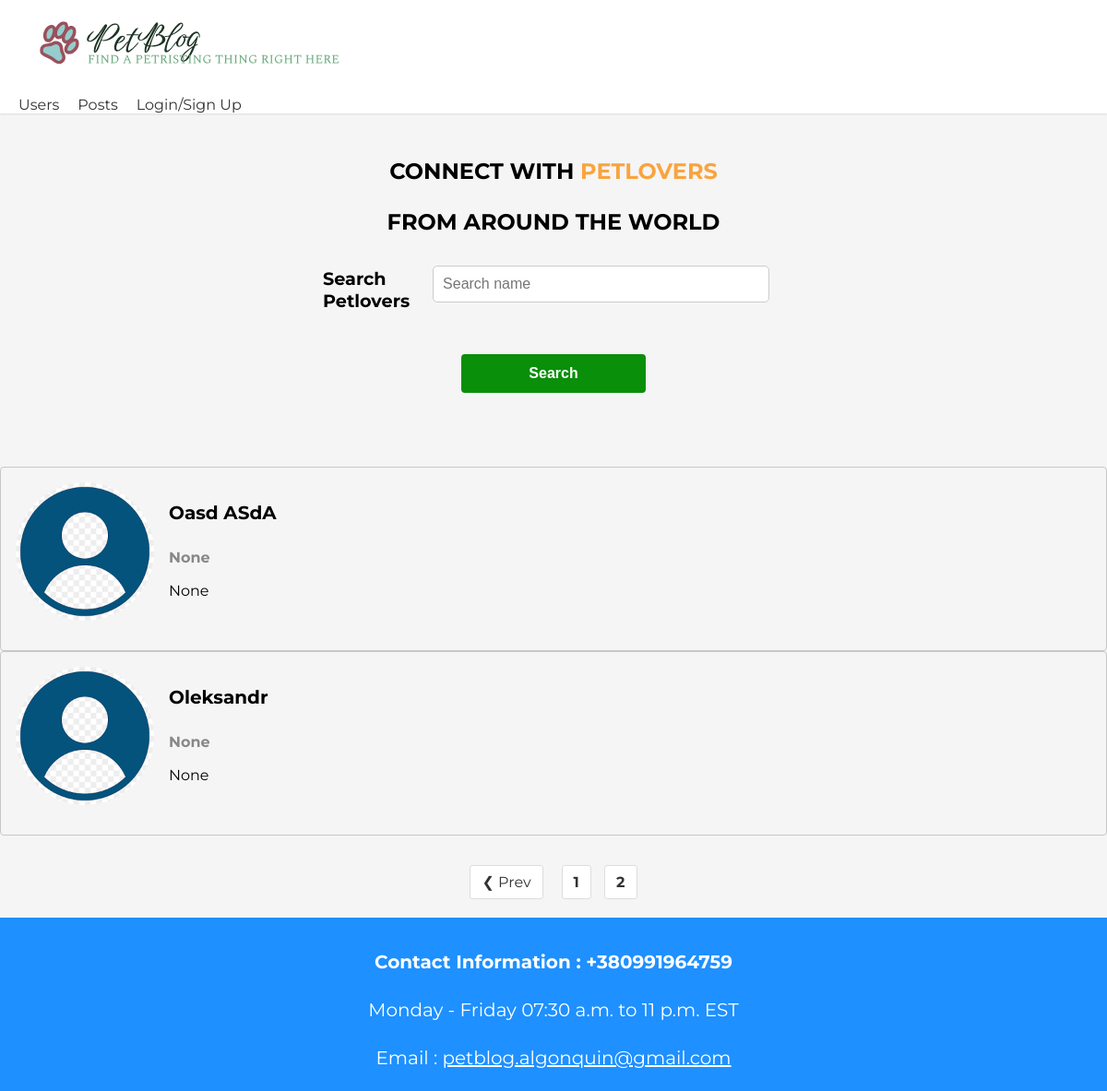
Before: /?page=2 with the older database file.
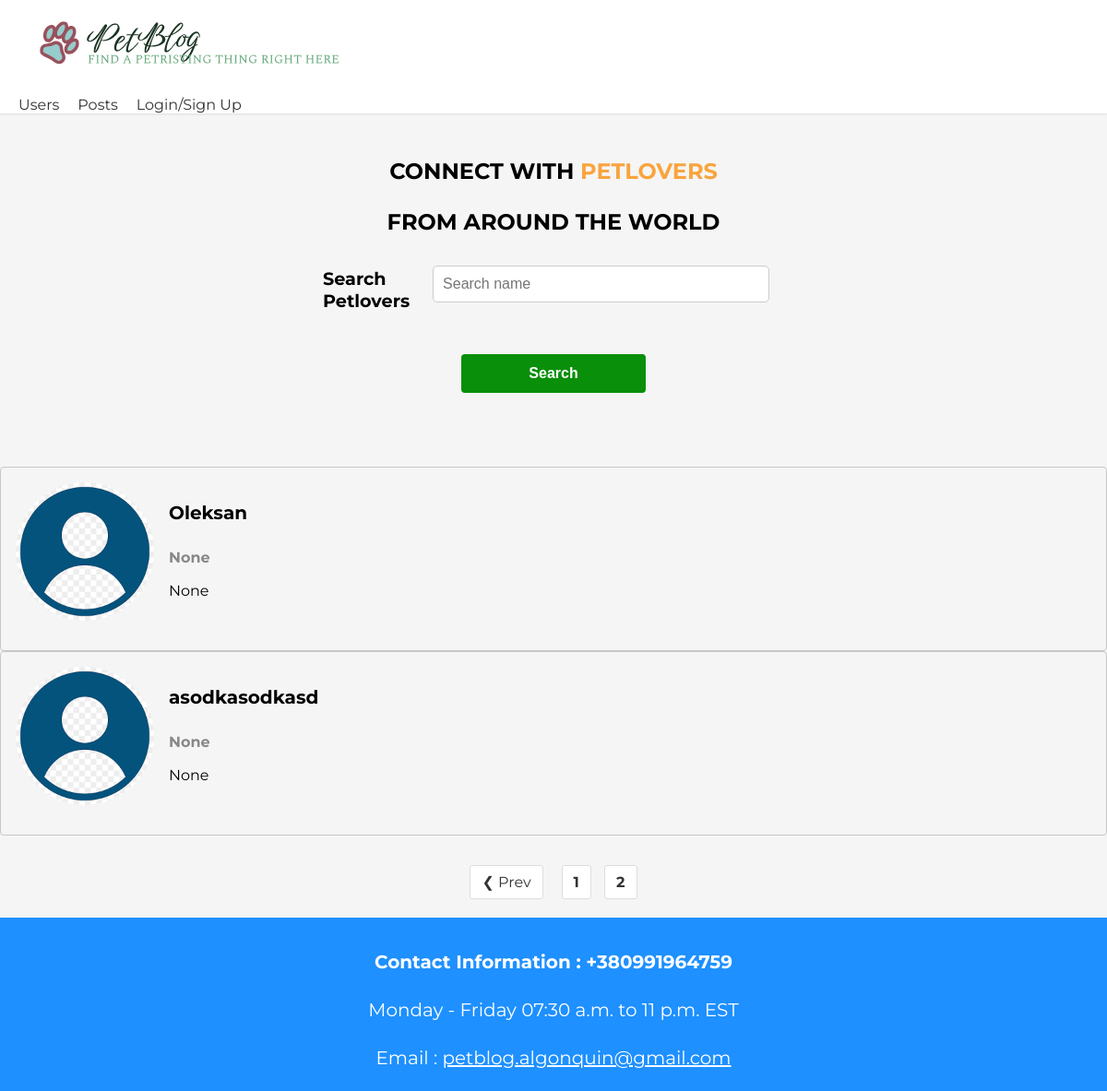
After: the same page with the newer database file.
### users/models.py (models this page shows, shortened)
class Profile(models.Model):
    user = models.OneToOneField(User, on_delete=models.CASCADE, null=True, blank=True)
    name = models.CharField(max_length=200, blank=True, null=True)
    email = models.EmailField(max_length=200, blank=True, null=True)
    username = models.CharField(max_length=200, blank=True, null=True)
    location = models.CharField(max_length=200, blank=True, null=True)
    short_intro = models.CharField(max_length=200, blank=True, null=True)
    bio = models.TextField(blank=True, null=True)
    profile_image = models.ImageField(null=True, blank=True, upload_to='profiles/', default='profiles/default.png')
    social_instagram = models.CharField(max_length=200, blank=True, null=True)
    social_facebook = models.CharField(max_length=200, blank=True, null=True)
    social_twitter = models.CharField(max_length=200, blank=True, null=True)
    created = models.DateTimeField(auto_now_add=True)

### users/views.py (the view)
# urls.py: path('', views.profiles, name='profiles'),
def profiles(request):
    profiles, search_query = searchUsers(request)
    crange, profiles = paginationProfiles(request, profiles, 4)
    context = {'profiles': profiles, 'search_query': search_query, 'crange': crange}
    return render(request, 'users/profiles.html', context)

### users/utils_func.py (called while the page is built)
def searchUsers(request):
    search_query = ''
    if request.GET.get('search_query'):
        search_query = request.GET.get('search_query')
    profiles = Profile.objects.distinct().filter(
            Q(name__icontains=search_query) | Q(short_intro__icontains=search_query))
    return profiles, search_query

def paginationProfiles(request, profiles, results):
    page = request.GET.get('page')
    paginator = Paginator(profiles, results)
    try:
        profiles = paginator.page(page)
    except PageNotAnInteger:
        page = 1
        profiles = paginator.page(page)
    except EmptyPage:
        page = paginator.num_pages
        profiles = paginator.page(page)
    leftIndex = (int(page) - 4)
    if leftIndex < 1:
        leftIndex = 1
    rightIndex = (int(page) + 5)
    if rightIndex > paginator.num_pages:
        rightIndex = paginator.num_pages + 1
    custom_range = range(leftIndex, rightIndex)
    return custom_range, profiles

### users/templates/users/profiles.html (shortened to what this page needs)
{% extends 'main.html' %}
{% block content %}
<main class="home-1">
    <section class="hero-section-hero text-center-text">
        <div class="container container--narrow-prof">
            <div class="hero1-section__box-1">
                <h2>CONNECT WITH <span>PETLOVERS</span></h2>
                <h2>FROM AROUND THE WORLD</h2>
            </div>
            <div class="hero1-section__search-1">
                <form id="searchFrom" class="form" action="{% url 'profiles' %}" method="get">
                    <div class="form1__field">
                        <label for="formInput#search"> Search Petlovers </label>
                        <input class="input input--text" id="formInput#search" type="text" name="search_query"
                               value="{{ search_query }}"placeholder="Search name" />
                    </div>
                    <input class="btn" type="submit" value="Search" />
                </form>
            </div>
        </div>
    </section>
    <section class="dev1list">
        <div class="container1">
            <div class="grid1 grid1--three">
                {% for profile in profiles %}
                <div class="column1 card">
                    <div class="dev1">
                        <div class="card1__body">
                            <a href="{% url 'user-profile' profile.id %}" class="dev1__profile">
                                    <img class="avatar1 avatar--md" src="{{ profile.profile_image.url }}" alt="image" />
                                <div class="dev1__meta">
                                    <h3 class="prof_name">{{ profile.name }}</h3>
                                    <h5 class="prof_into">{{ profile.short_intro|slice:"60" }}</h5>
                                    <p class="dev1__info">
                                        {{ profile.bio|slice:"150"}}
                                    </p>
                                </div>
                            </a>
                        </div>
                    </div>
                </div>
            </div>
            {% endfor %}
    </section>
    {% include 'pagination.html' with queryset=profiles custom_range=custom_range %}
</main>
{% endblock %}

### templates/main.html (shortened to what this page needs)
<!DOCTYPE html>
{% load static %}
<html lang="en">
<head>
    <link rel="stylesheet" type="text/css"
          media="screen" href='{% static "styles/main.css" %}'>
    <link rel="stylesheet" type="text/css"
          media="screen" href='{% static "styles/login.css" %}'>
    <link rel="stylesheet" type="text/css" href="{% static 'styles/account.css' %}">
    <link rel="stylesheet" type="text/css" href="{% static 'styles/delete.css' %}">
    <link rel="stylesheet" type="text/css" href="{% static 'styles/profile_form.css' %}">
    <link rel="stylesheet" type="text/css" href="{% static 'styles/user-profile.css' %}">
    <link rel="stylesheet" type="text/css" href="{% static 'styles/profiles.css' %}">
    <link rel="stylesheet" type="text/css" href="{% static 'styles/pagination.css' %}">
    <link rel="stylesheet" type="text/css" href="{% static 'styles/projects.css' %}">
    <link rel="stylesheet" type="text/css" href="{% static 'styles/single-project.css' %}">
</head>
<body>
    {% include 'navbar.html' %}
    {% block content %}
    {% endblock content%}
    {% include 'footer.html' %}
</body>
</html>

### templates/navbar.html (shortened to what this page needs)
{% load static %}
<head>
    <link rel="stylesheet" type="text/css"
          media="screen" href='{% static "styles/navbar.css" %}'>
</head>
<body>
<header class="header">
    <div class="container container--narrow">
        <div class="wandl">
            <a href="{% url 'profiles' %}" class="header__logo">
                <img id='logo' src = "{% static 'images/logo-transparent-svg.svg' %}" alt="logo">
            </a>
        </div>
        <nav class="header__nav">
            <ul class="header__menu">
                <li class="header__menuItem"><a href="{% url 'profiles' %}">Users</a></li>
                <li class="header__menuItem"><a href="{% url 'projects' %}">Posts</a></li>
                {% if request.user.is_authenticated %}
                <li class="header__menuItem"><a id="asb" href="{% url 'account' %}">Account</a></li>
                <li class="header__menuItem"><a href="{% url 'logout'  %}">Logout</a></li>
                {% else %}
                <li class="header__menuItem"><a href="{% url 'login'  %}">Login/Sign Up</a></li>
                {% endif %}
            </ul>
        </nav>
    </div>
</header>
</body>

### templates/pagination.html (shortened to what this page needs)
{% if queryset.has_other_pages %}
<div class="pagination">
    <ul>
        {% if queryset.has_previous %}
        <li>
            <a href="?page={{queryset.previous_page_number}}" class="btn-previous" data-page="{{queryset.previous_page_number}}">&#10094; Prev</a>
            {% endif %}
            {% for page in crange %}
            {% if page == queryset.number %}
        <li>
            <a href="?page={{page}}" class="btn-pages" data-page="{{page}}">{{page}}</a>
        </li>
        {% else %}
        <li>
            <a href="?page={{page}}" class="btn-pages" data-page="{{page}}">{{page}}</a>
        </li>
        {% endif %}
        {% endfor %}
    </ul>
</div>
{% endif %}

### templates/footer.html (shortened to what this page needs)
{% load static %}
<html lang="en">
<head>
    <link rel="stylesheet" type="text/css"
          media="screen" href='{% static "styles/footer.css" %}'>
</head>
<body>
    <div class = 'foot'>
        <p class = 'contact-info'>
            Contact Information : +380991964759
        </p>
        <p>
            Monday - Friday 07:30 a.m. to 11 p.m. EST
        </p>
        <p> Email : <a href="mailto: petblog.algonquin@gmail.com">petblog.algonquin@gmail.com </a></p>
    </div>
</body>
</html>

### static/styles/login.css (style rules this page uses)
input { width: 200px; }

### static/styles/delete.css (style rules this page uses)
p { font-size: 20px; margin-bottom: 20px; }
button, input[type="submit"] { background-color: #0a8f0a; color: #fff; border: none; padding: 10px 20px; border-radius: 5px; cursor: pointer; transition: background-color 0.3s ease; text-decoration: none; font-size: 16px; margin-top: 20px; }

### static/styles/profile_form.css (style rules this page uses)
form { margin: 0 auto; max-width: 500px; text-align: center; }
label { display: block; margin-bottom: 10px; text-align: left; font-weight: bold; }
input[type="text"], input[type="email"], textarea { width: 100%; padding: 10px; border-radius: 5px; border: 1px solid #ccc; font-size: 16px; margin-bottom: 20px; }
input[type="submit"] { background-color: #0a8f0a;; color: white; padding: 12px 20px; border: none; border-radius: 4px; cursor: pointer; font-size: 16px; }

### static/styles/profiles.css (style rules this page uses)
.hero1-section__box-1 { margin-top: 160px; text-align: center; }
.hero1-section__box-1 h2 { font-size: 24px; font-weight: bold; line-height: 1.3; margin-bottom: 24px; }
.hero1-section__box-1 span { color: #f9a43e; }
.hero1-section__search-1 { margin-top: 32px; }
.form1__field { display: flex; align-items: center; margin-bottom: 16px; }
.form1__field label { font-size: 16px; font-weight: bold; margin-bottom: 20px; }
.input--text { font-size: 16px; padding: 8px; border: 1px solid #c7c7c7; border-radius: 4px; width: 100%; max-width: 400px; }
.btn { background-color: #f9a43e; color: #ffffff; font-size: 16px; font-weight: bold; padding: 12px 24px; border-radius: 4px; cursor: pointer; transition: all 0.3s ease; }
.dev1list { margin-top: 80px; }
.grid1 { display: grid; grid-template-columns: repeat(auto-fit, minmax(280px, 1fr)); gap: 32px; }
.card1__body { display: block; padding: 16px; border: 1px solid #c7c7c7; border-radius: 4px; transition: all 0.3s ease; }
.dev1__profile { display: flex; align-items: center; margin-bottom: 16px; text-decoration: none; color: black; }
.avatar1 { margin-right: 16px; border-radius: 50%; overflow: hidden; object-fit: cover; object-position: center; width: 150px; height: 150px; }
.dev1__meta h3 { font-size: 20px; font-weight: bold; margin-bottom: 4px; }
.dev1__meta h5 { font-size: 16px; color: #888888; margin-bottom: 8px; }
.dev1__info { font-size: 16px; line-height: 1.4; }

### static/styles/pagination.css (style rules this page uses)
.pagination { margin-top: 20px; text-align: center; }
.pagination ul { margin: 0; padding: 0; }
.pagination li { display: inline-block; margin: 0 5px; }
.pagination a { display: inline-block; padding: 8px 12px; background-color: #fff; border: 1px solid #ddd; color: #333; text-decoration: none; border-radius: 3px; }
.pagination .btn-pages { font-weight: bold; }
.pagination .btn-previous { margin-right: 10px; }

### static/styles/projects.css (style rules this page uses)
.form1__field { margin-right: 1rem; }
.form1__field label { display: block; font-size: 1.2rem; margin-bottom: 0.5rem; }
.pagination { display: flex; justify-content: center; margin-top: 2rem; }

### static/styles/single-project.css (style rules this page uses)
.btn { display: inline-block; padding: 10px 20px; font-size: 20px; border: none; border-radius: 5px }

### static/styles/navbar.css (style rules this page uses)
body { background-color: #f5f5f5; font-family: 'Montserrat', sans-serif; margin: 0; }
.container { max-width: 1200px; margin: 0 auto; padding: 0 20px; }
.header { background-color: #fff; box-shadow: 0 1px 2px rgba(0,0,0,0.1); position: fixed; top: 0; left: 0; width: 100%; z-index: 9999; }
.wandl { display: flex; justify-content: space-between; align-items: center; padding: 10px; }
.header__logo img { height: 80px; }
.header__menu { display: flex; margin: 0; padding: 0; list-style: none; }
.header__menuItem { margin-right: 20px; }
.header__menuItem:last-child { margin-right: 0; }
.header__menuItem a { text-decoration: none; color: #333; transition: color 0.3s ease-in-out; font-size: 16px; }

### static/styles/footer.css (style rules this page uses)
.foot { background-color: #1e90ff; color: #fff; padding: 1rem; display: flex; flex-direction: column; align-items: center; justify-content: center; font-size: 1rem; margin-top: 20px; }
.foot p { text-align: center; margin-bottom: 0.5rem; }
.contact-info { font-weight: bold; }
.foot a { color: #fff; text-decoration: underline; }

Changed rows visible on the page:
removed Profile: profile_image (placeholder picture), name "Oasd ASdA", short_intro "None", bio "None"
removed Profile: profile_image (placeholder picture), name "Oleksandr", short_intro "None", bio "None"
added Profile: profile_image (placeholder picture), name "Oleksan", short_intro "None", bio "None"
added Profile: profile_image (placeholder picture), name "asodkasodkasd", short_intro "None", bio "None"
